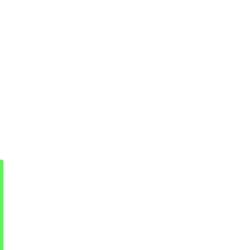
Frame 1 (no input)
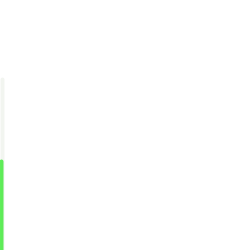
Frame 2 (the mouse pressed at the canvas centre, redrawn once)

The Processing sketch that drew these frames (run headless with seeded random() and noise(); the mouse was pressed at the canvas centre and the sketch redrawn once):

// Processing sketch: processing_17915
// ── processing_17915.pde

void setup() {
  size(250, 250);
  background(255);
  smooth();
  noLoop(); //by default does not loop
}

float x = 0;
float y = 0;

void draw() {
  x = x + 1; //moves lines across screen horizontally by 1
  y = random(0,250); //height of lines is random amount less than 250
  if (x > width) { //looops whe x is off screen; goes back to 0
    x = 0;
  }
  strokeWeight(4); //lines of 4 stroke and random colours
  stroke(color(random(255),random(255),random(255),random(255)));
  line(x, 255, x, y); //lines all start at bottom of screen
}

void mousePressed() { //if mouse pressed loop
  loop();
}

void mouseReleased() { //if mouse not pressed, stops moving
  noLoop();
}
